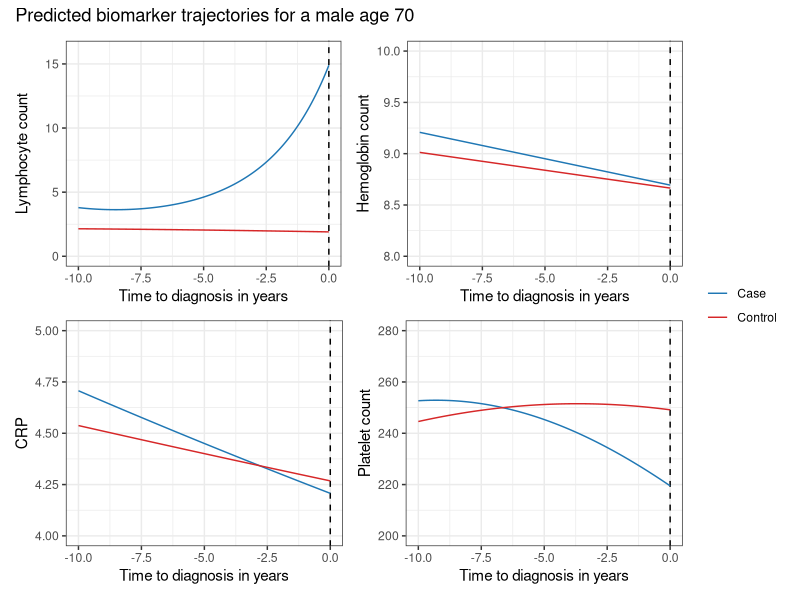
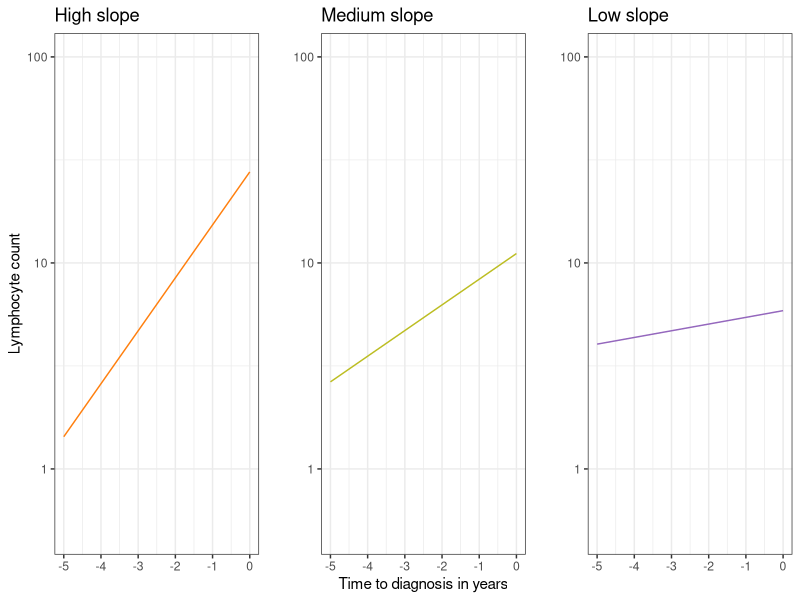
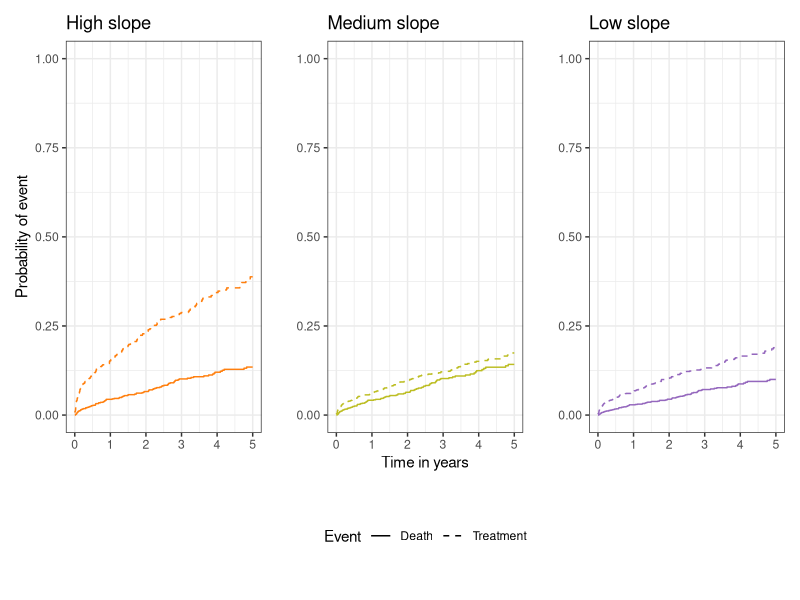
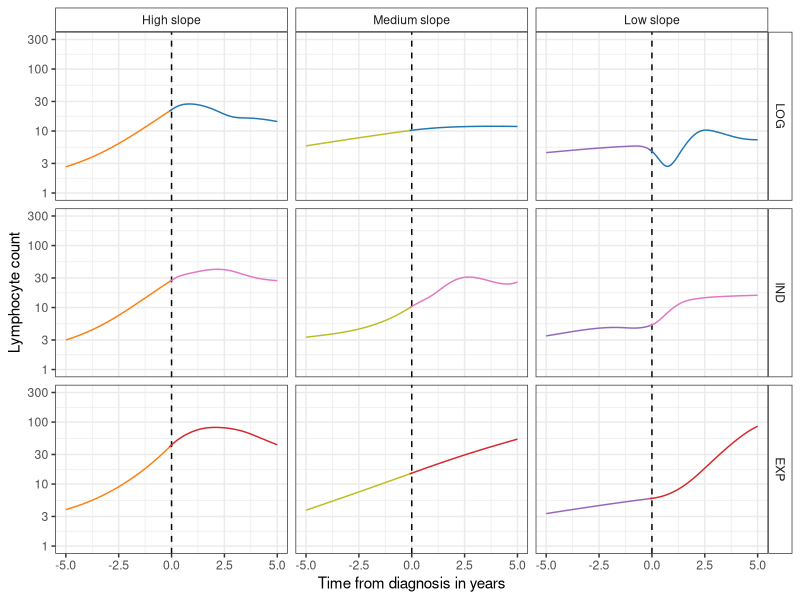
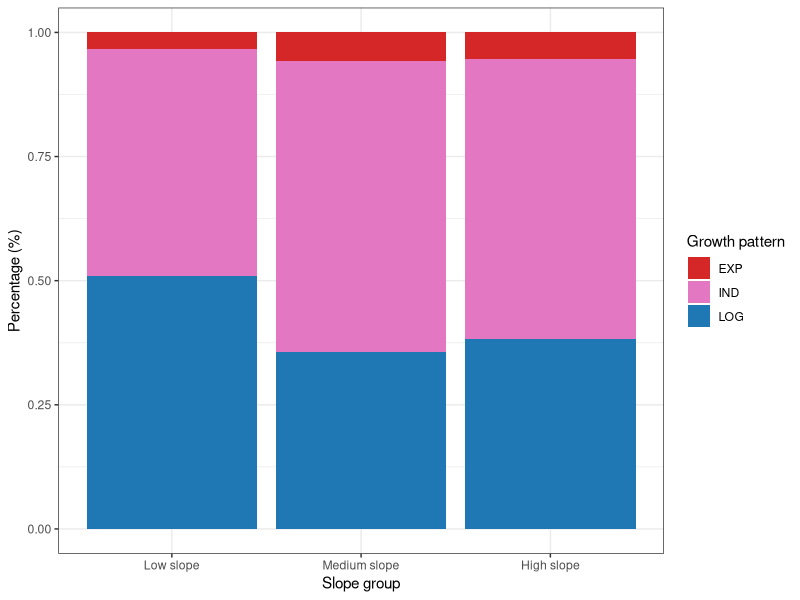

These charts were generated, in order, by the following R code:
# Packages are loaded
library(tidyverse)
library(patchwork)
library(ggpubr)
library(openxlsx)


#Note that the source data was placed in a folder called Data 
#The working directory should be adjusted accordingly
#setwd("")


# Figure 2.a

pd2a <- read.xlsx("55sourcedata.xlsx", sheet = "Figure2a")

plymf <- pd2a %>% 
  filter( outcome == "lymf") %>% 
  ggplot() +
  geom_vline( xintercept = 0 , linetype = 2 ) +
  geom_line( aes(  timey, pred, col = group))+
  xlab("Time to diagnosis in years") +
  ylab("Lymphocyte count")+
  scale_color_manual( name = "", values = c("#1F77B4FF","#D62728FF")) +
  coord_cartesian( ylim = c(0,16)) +
  theme_bw()

phb <- pd2a %>% 
  filter( outcome == "hb") %>% 
  ggplot() +
  geom_vline( xintercept = 0 , linetype = 2 ) +
  geom_line( aes(  timey, pred, col = group))+
  xlab("Time to diagnosis in years") +
  ylab("Hemoglobin count")+
  scale_color_manual( name = "", values = c("#1F77B4FF","#D62728FF")) +
  coord_cartesian( ylim = c(8,10)) +
  theme_bw()

pcrp <- pd2a %>% 
  filter( outcome == "crp") %>% 
  ggplot() +
  geom_vline( xintercept = 0 , linetype = 2 ) +
  geom_line( aes(  timey, pred, col = group))+
  xlab("Time to diagnosis in years") +
  ylab("CRP")+
  scale_color_manual( name = "", values = c("#1F77B4FF","#D62728FF")) +
  coord_cartesian( ylim = c(4,5)) +
  theme_bw()

ptrc <- pd2a %>% 
  filter( outcome == "trc") %>% 
  ggplot() +
  geom_vline( xintercept = 0 , linetype = 2 ) +
  geom_line( aes(  timey, pred, col = group))+
  xlab("Time to diagnosis in years") +
  ylab("Platelet count")+
  scale_color_manual( name = "", values = c("#1F77B4FF","#D62728FF")) +
  coord_cartesian( ylim = c(200,280)) +
  theme_bw()


(plymf + phb) / (pcrp + ptrc) + 
  plot_layout( guides = "collect") +
  plot_annotation( title = "Predicted biomarker trajectories for a male age 70")


# Part of Figure 2.b - observations points are not included

pd2b <- read.xlsx("55sourcedata.xlsx", sheet = "Figure2b")

ggarrange(
  pd2b %>% 
    filter( slopegrp == "High slope") %>% 
    ggplot(data = ., aes (x = timey, y = lymf)) +
    #geom_point(obspointdata, alpha = 0.2)+
    geom_line(col = "#FF7F0EFF") +
    theme_bw() +
    xlab("") + ylab("Lymphocyte count") + ggtitle("High slope") +
    xlim(c(-5, 0)) +
    coord_cartesian(ylim = c(0.5,100))+
    scale_y_log10(breaks = c(1, 10, 100, 1000)),
  
  pd2b %>% 
    filter( slopegrp == "Medium slope") %>% 
    ggplot(data = ., aes (x = timey, y = lymf)) +
    #geom_point(obspointdata, alpha = 0.2)+
    geom_line(col = "#BCBD22FF") +
    theme_bw() +
    xlab("Time to diagnosis in years") + ylab("") + ggtitle("Medium slope") +
    xlim(c(-5, 0)) +
    coord_cartesian(ylim = c(0.5,100))+
    scale_y_log10(breaks = c(1, 10, 100, 1000)),
  
  pd2b %>% 
    filter( slopegrp == "Low slope") %>% 
    ggplot(data = ., aes (x = timey, y = lymf)) +
    #geom_point(obspointdata, alpha = 0.2)+
    geom_line(col = "#9467BDFF")+
    theme_bw() +
    xlab("") + ylab("") + ggtitle("Low slope") +
    xlim(c(-5, 0)) +
    coord_cartesian(ylim = c(0.5,100))+
    scale_y_log10(breaks = c(1, 10, 100, 1000)),
  
  ncol = 3, nrow = 1
)


# Figure 2.c

pd2c <- read.xlsx("55sourcedata.xlsx", sheet = "Figure2c")

phigh <- pd2c %>% 
  filter( slopegrp == "High slope") %>%
  ggplot( aes( time, pred, linetype = estatus, col = "dummy"))+
  geom_step() + 
  theme_bw() +
  scale_color_manual(values ="#FF7F0EFF")+
  scale_linetype_manual(
    breaks = c("1", "2"), 
    labels = c("Death", "Treatment"),
    values = c(1,2),
    name = "Event"
  ) +
  theme(
    strip.background = element_blank(),
    strip.text = element_blank(),
    legend.position = "bottom"
  ) + 
  ylab("Probability of event")+
  guides( col = "none", linetype = "none")+
  coord_cartesian( ylim = c(0,1), xlim = c(0,5)) +
  ggtitle("High slope") + xlab("")

pmedium <- pd2c %>% 
  filter( slopegrp == "Medium slope") %>%
  ggplot( aes( time, pred, linetype = estatus, col = "dummy"))+
  geom_step() + 
  theme_bw() +
  scale_color_manual(values ="#BCBD22FF")+
  scale_linetype_manual(
    breaks = c("1", "2"), 
    labels = c("Death", "Treatment"),
    values = c(1,2),
    name = "Event"
  ) +
  theme(
    strip.background = element_blank(),
    strip.text = element_blank(),
    legend.position = "bottom"
  ) +
  ylab("Probability of event")+
  guides( col = "none")+
  coord_cartesian( ylim = c(0,1), xlim = c(0,5)) +
  ggtitle("Medium slope") + ylab("") + xlab("Time in years")


plow <- pd2c %>% 
  filter( slopegrp == "Low slope") %>%
  ggplot( aes( time, pred,  linetype = estatus,col = "dummy"))+
  geom_step() + 
  theme_bw() +
  scale_color_manual(values ="#9467BDFF")+
  scale_linetype_manual(
    breaks = c("1", "2"), 
    labels = c("Death", "Treatment"),
    values = c(1,2),
    name = "Event"
  ) +
  theme(strip.background = element_blank(),
        strip.text = element_blank(),
        legend.position = "bottom"
  ) +
  guides( col = "none", linetype = "none")+
  ylab("Probability of event")+
  coord_cartesian( ylim = c(0,1), xlim = c(0,5)) +
  ggtitle("Low slope") + ylab("") + xlab("")


(phigh + pmedium + plow)/(guide_area()) + plot_layout( guides = "collect", heights = c(4,1))


# Figure 3 - The source data is not available, since the curves jumps at event time points

#The original plot was made using the rawdata and the following code
#ajfit <- prodlim(Hist(etime, estatus) ~ strata(SlopeGroup), data = rawdata)
#par(mfrow = c(1, 2))
#plot(ajfit, cause = 2, ylab = "Cumulative incidence of treatment", xlim = c(0,5), legend.x = "topleft")
#plot(ajfit, cause = 1, ylab = "Cumulative incidence of death without treatment", xlim = c(0,5), legend = F)


# Figure 4a

pd4a <- read.xlsx("55sourcedata.xlsx", sheet = "Figure4a")

pd4a$groupf <- factor(pd4a$groupf, levels = c("LOG", "IND", "EXP"))

pd4a %>% 
  ggplot(aes (x = timey, y = predlymf)) +
  geom_vline(xintercept = 0, col = "black", linetype = 2) +
  #geom_point(alpha = 0.2)+
  #geom_smooth(se = F, size = 5)+
  geom_line( data = pd4a, aes( y = lymf1, col = fct_reorder(slopegrp,slope)))+
  geom_line( data = pd4a, aes( y = lymf2, col = groupf))+
  coord_cartesian(xlim = c(-5, 5), ylim =c(1,300)) +
  theme_bw() +  
  xlab("Time from diagnosis in years") + 
  ylab("Lymphocyte count") +
  scale_y_log10(breaks = c(1, 3,  10, 30, 100, 300)) + 
  scale_color_manual( 
    breaks = c("High slope","Medium slope", "Low slope", "LOG","IND", "EXP"),
    values = c("#FF7F0EFF","#BCBD22FF","#9467BDFF","#1F77B4FF","#E377C2FF","#D62728FF")
  )+
  guides( col = "none")+
  facet_grid( groupf ~fct_reorder(slopegrp,slope) )+
  theme( strip.background = element_rect( fill = "white"))
#Missing observations in either lymf1 or lymf2 are deleted on purpose


#Figure 4b

pd4b <- read.xlsx("55sourcedata.xlsx", sheet = "Figure4b")

pd4b %>% 
  filter( group %in% c("exp","ind","log")) %>% 
  mutate( group = toupper(group)) %>% 
  ggplot( aes(x = slopegrp, y = psub, fill = group)) + 
  geom_col() +
  scale_x_discrete( limits = c("Low slope","Medium slope","High slope")) +
  scale_fill_manual(name = "Growth pattern", values = c("#D62728FF","#E377C2FF","#1F77B4FF")) +
  theme_bw() + 
  xlab("Slope group") + 
  ylab("Percentage (%)") +
  coord_cartesian( ylim = c(0,1))


